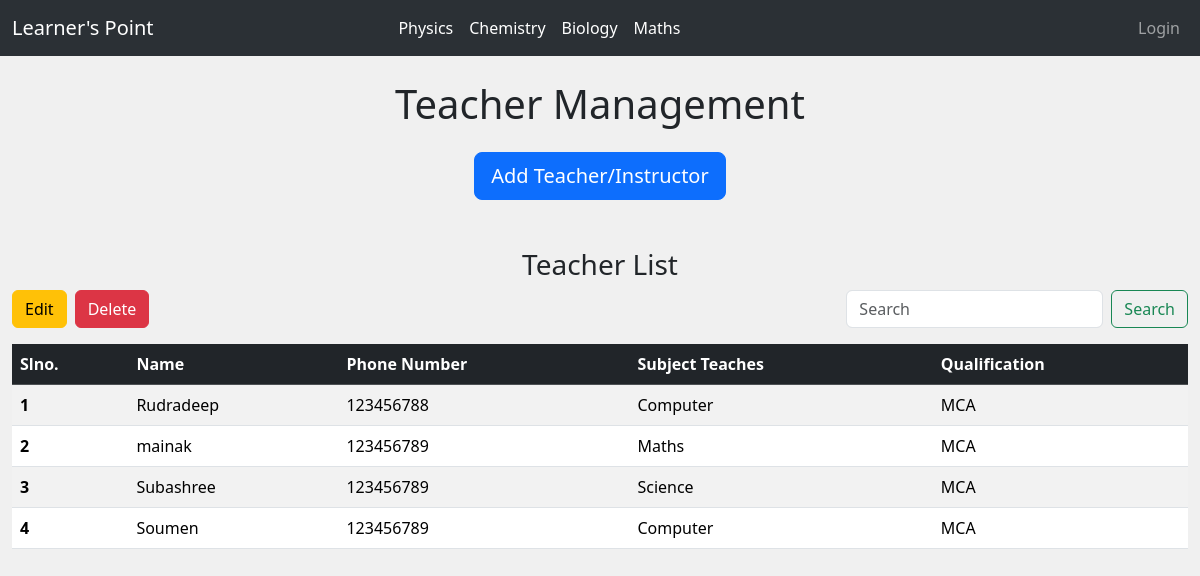
Before: /add-teacher/ with the older database file.
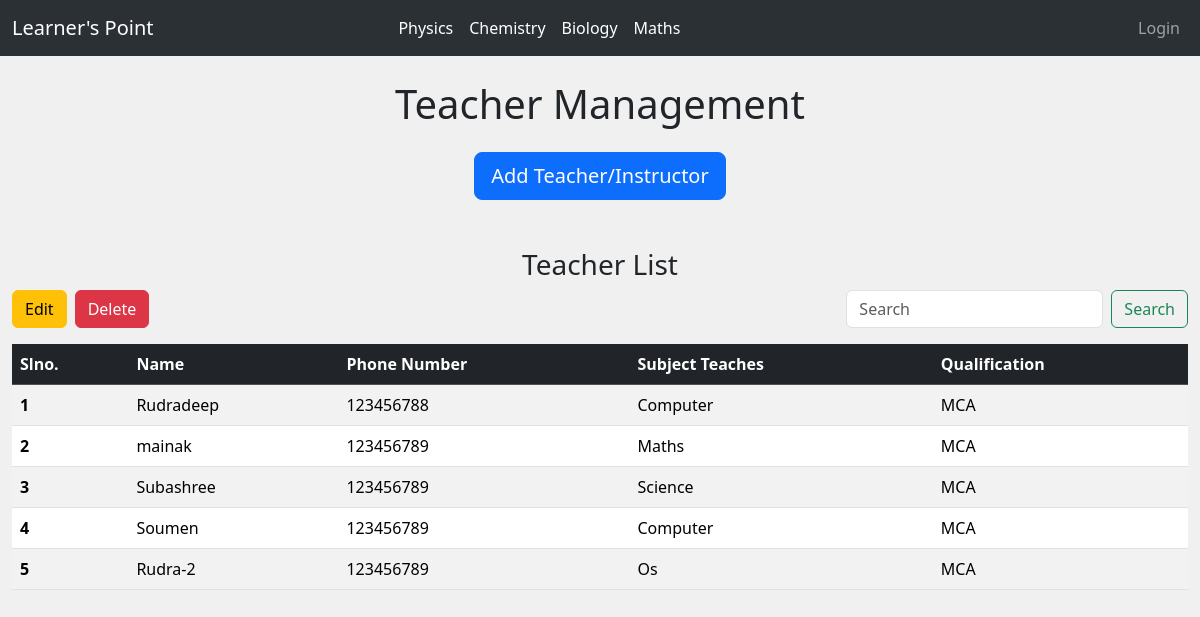
After: the same page with the newer database file.
### myapp/models.py (models this page shows, shortened)
class Teacher(models.Model):
    name = models.CharField(max_length=100)
    phone_number = models.CharField(max_length=15)
    subject_teaches = models.CharField(max_length=100)
    qualification = models.CharField(max_length=100)

### myapp/views.py (the view)
# urls.py: path('add-teacher/', views.add_teacher, name='add_teacher'),
def add_teacher(request):
    search_query = request.GET.get('search', '')  # Get the search query
    if request.method == 'POST':
        form = TeacherForm(request.POST)
        if form.is_valid():
            form.save()
            messages.success(request, 'Teacher added successfully!')
            return redirect('add_teacher')  # Redirect to the same page after saving
    else:
        form = TeacherForm()
    if search_query:
        teachers = Teacher.objects.filter(
            Q(name__icontains=search_query) |
            Q(phone_number__icontains=search_query) |
            Q(subject_teaches__icontains=search_query) |
            Q(qualification__icontains=search_query)
        )
    else:
        teachers = Teacher.objects.all()
    return render(request, 'add_teacher.html', {'form': form, 'teachers': teachers, 'search': search_query})

### myapp/forms.py
class TeacherForm(forms.ModelForm):
    class Meta:
        model = Teacher
        fields = ['name', 'phone_number', 'subject_teaches', 'qualification']
        widgets = {
            'name': forms.TextInput(attrs={'class': 'form-control', 'placeholder': 'Enter teacher name'}),
            'phone_number': forms.TextInput(attrs={'class': 'form-control', 'placeholder': 'Enter phone number'}),
            'subject_teaches': forms.TextInput(attrs={'class': 'form-control', 'placeholder': 'Enter subject taught'}),
            'qualification': forms.TextInput(attrs={'class': 'form-control', 'placeholder': 'Enter qualification'}),
        }

### templates/add_teacher.html (shortened to what this page needs)
{% extends "base.html" %}
{% load static %}
{% block body %}
<div class="container-fluid mt-4">
    <h1 class="mb-4 text-center">Teacher Management</h1>
    <div class="text-center mb-4">
        <button type="button" class="btn btn-primary btn-lg" data-bs-toggle="modal" data-bs-target="#addTeacherModal">
            Add Teacher/Instructor
        </button>
    </div>
    <h3 class="mt-5 text-center">Teacher List</h3>
    <div class="d-flex mb-3">
        <button type="button" class="btn btn-warning me-2" id="toggleEdit">Edit</button>
        <button type="button" class="btn btn-danger" id="toggleDelete">Delete</button>
        <form class="d-inline-flex ms-auto" method="GET" action="{% url 'add_teacher' %}" role="search">
            <input class="form-control me-2" type="search" name="search" placeholder="Search" aria-label="Search" value="{{ request.GET.search }}">
            <button class="btn btn-outline-success" type="submit">Search</button>
        </form>
    </div>
    <div class="table-responsive">
        <table class="table table-striped">
            <thead class="table-dark">
                <tr>
                    <th>Slno.</th>
                    <th>Name</th>
                    <th>Phone Number</th>
                    <th>Subject Teaches</th>
                    <th>Qualification</th>
                </tr>
            </thead>
            <tbody>
                {% for teacher in teachers %}
                <tr>
                    <th scope="row">{{ forloop.counter }}</th>
                    <td>{{ teacher.name }}</td>
                    <td>{{ teacher.phone_number }}</td>
                    <td>{{ teacher.subject_teaches }}</td>
                    <td>{{ teacher.qualification }}</td>
                </tr>
                {% empty %}
                <tr>
                    <td colspan="7" class="text-center text-muted">No teachers found.</td>
                </tr>
                {% endfor %}
            </tbody>
        </table>
    </div>
</div>
{% endblock body %}

Changed rows visible on the page:
added Teacher: name "Rudra-2", phone_number "123456789", subject_teaches "Os", qualification "MCA"
